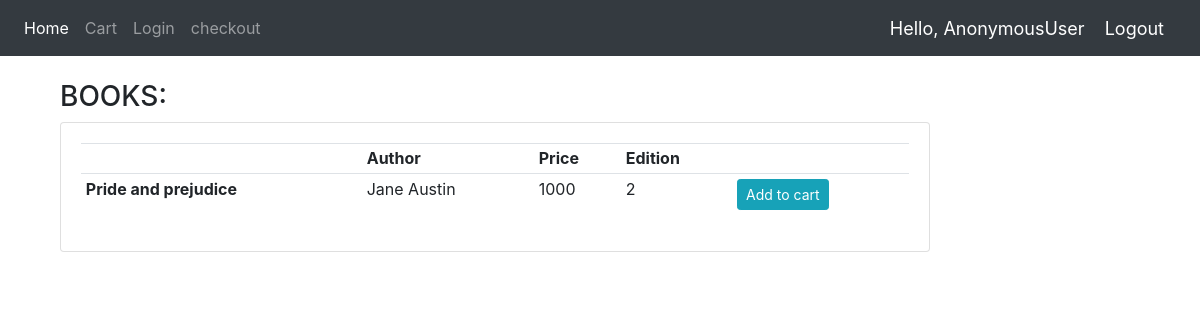
Before: / with the older database file.
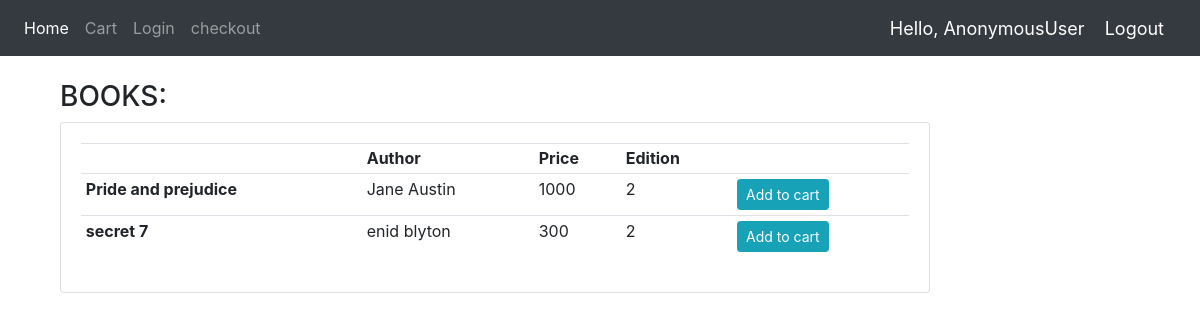
After: the same page with the newer database file.
### bookstore/models.py (models this page shows, shortened)
class Book(models.Model):
    title=models.CharField(max_length=200,null=True)
    Author=models.CharField(max_length=200,null=True)
    Price=models.IntegerField()
    Edition=models.IntegerField()

### bookstore/views.py (the view)
# urls.py: path('', home,name='home'),
def home(request):
    books=Book.objects.all()
    context={'books':books}
    if request.user.is_staff:
        return render(request,'bookstore/adminhome.html',context)
    else:
        return render(request,'bookstore/home.html',context)

### bookstore/Templates/bookstore/home.html
{% extends 'bookstore/main.html' %}
{% block content %}
<br>
<div class="container">
<div class="container row">
    <div class="col-lg-10">
        <h3>BOOKS:</h3>
        <div class="card card-body">
            <table class="table table-sm">
                <tr>
                    <th><Title></Title></th>
                    <th>Author</th>
                    <th>Price</th>
                    <th>Edition</th>
                    <th></th>
                </tr>
                {% for book in books %}
                <tr>
                    <td><b>{{book.title}}</b> </td>
                    <td>{{book.Author}} </td>
                    <td>{{book.Price}} </td>
                    <td> {{book.Edition}} </td>
                    <td><a class="btn btn-sm btn-info" href="{% url 'addtocart' book.id %}">Add to cart</a> </td>
                </tr>
                {% endfor %}
            </table>
        </div>
    </div>
</div>
{% endblock %}

### bookstore/Templates/bookstore/main.html (shortened to what this page needs)
{% load static %}
<html>
    <head>
        <link rel="stylesheet" href="https://stackpath.bootstrapcdn.com/bootstrap/4.5.0/css/bootstrap.min.css">
    </head>
    <body>
        {% include 'bookstore/navbar.html' %}
        {% block content %}
        {% endblock %}
        <br>
    </body>
</html>

### bookstore/Templates/bookstore/navbar.html (shortened to what this page needs)
{% load static %}
<nav class="navbar navbar-expand-lg navbar-dark bg-dark">
  <div class="collapse navbar-collapse" id="navbarNav">
    <ul class="navbar-nav">
      <li class="nav-item active">
        <a class="nav-link" href="{% url 'home' %}">Home</a>
      </li>
      {% if request.user.is_staff %}
      </li>
      <li class="nav-item active">
        <a class="nav-link" href="{% url 'addbook' %}">Add Books</a>
      </li>
      {% else %}
      <li class="nav-item">
        <a class="nav-link" href="{% url 'viewcart' %}">Cart</a>
      </li>
      {% endif %}
      <li class="nav-item">
        <a class="nav-link" href="{% url 'login' %}">Login</a>
      </li>
      <li class="nav-item">
        <a class="nav-link" href="{% url 'checkout' %}">checkout</a>
      </li>
    </ul>
  </div>
  <span class="hello-msg">Hello, {{request.user}}</span>
  <span ><a  class="hello-msg" href="{% url 'logout' %}">Logout</a></span>
</nav>

### bookstore/Templates/bookstore/navbar.html (style rules this page uses)
.hello-msg { font-size: 18px; color: #fff; margin-right: 20px; }

Changed rows visible on the page:
added Book: title "secret 7", Author "enid blyton", Price "300", Edition "2"
